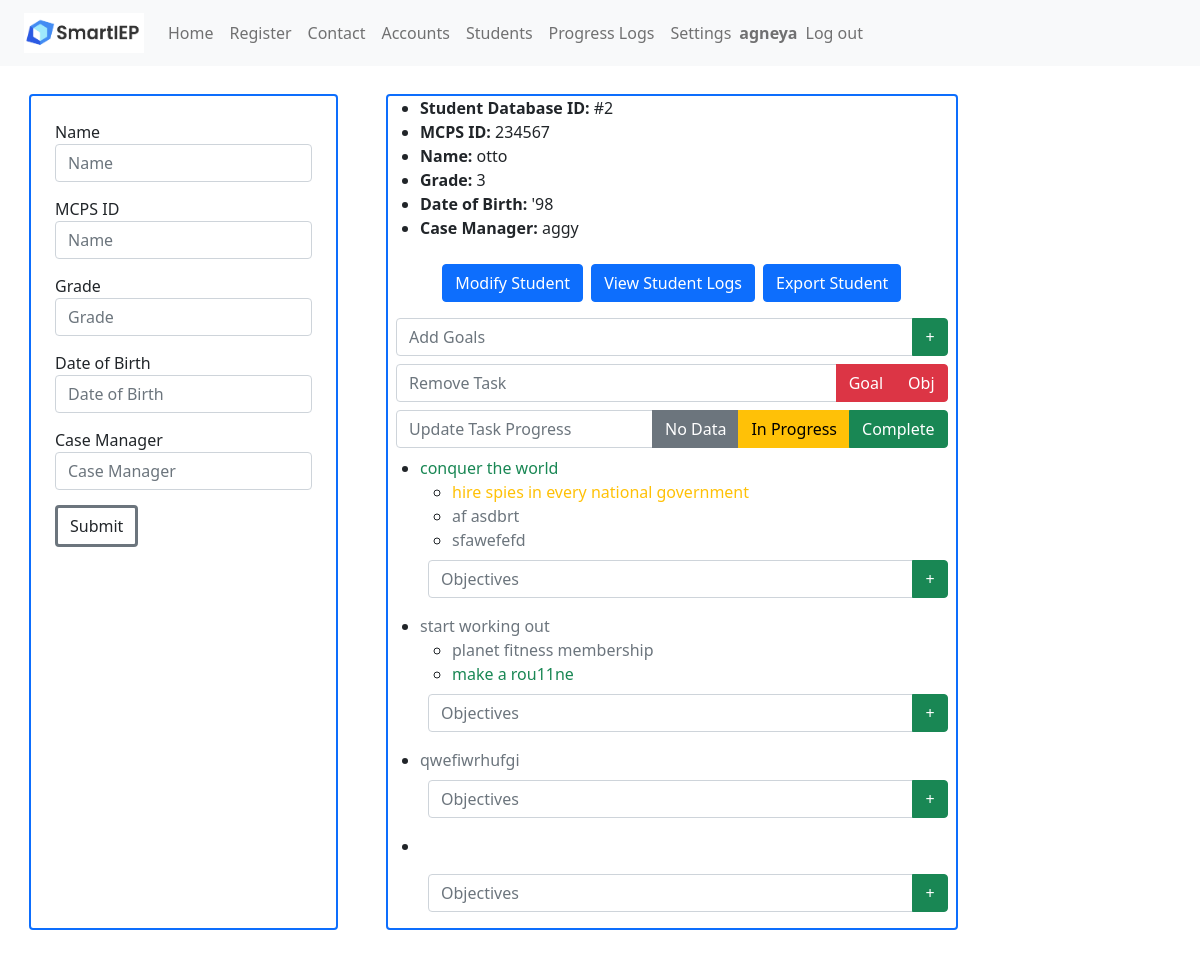
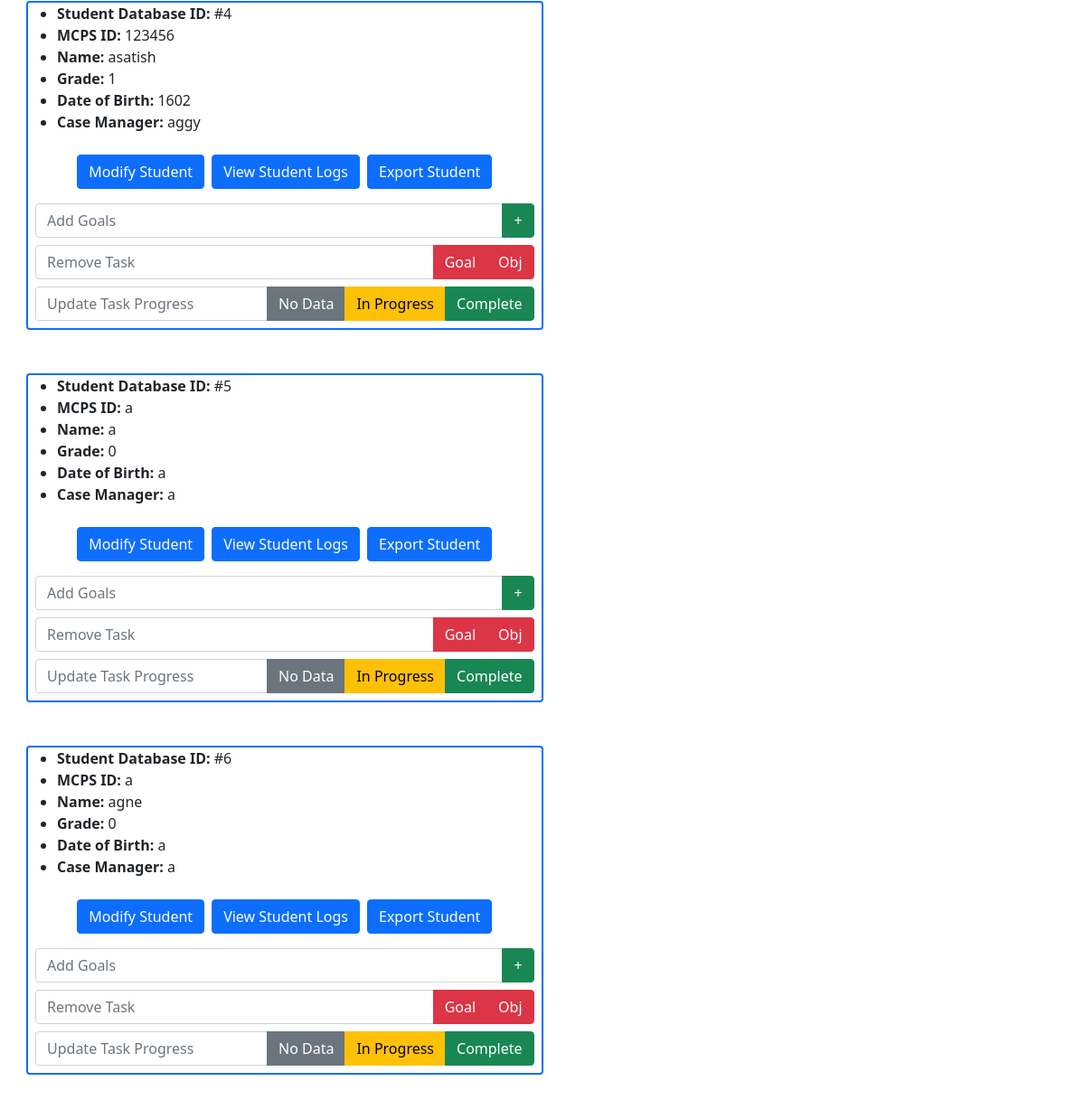
The page /students (signed in) on the database as committed earlier (2 pictures, top to bottom).
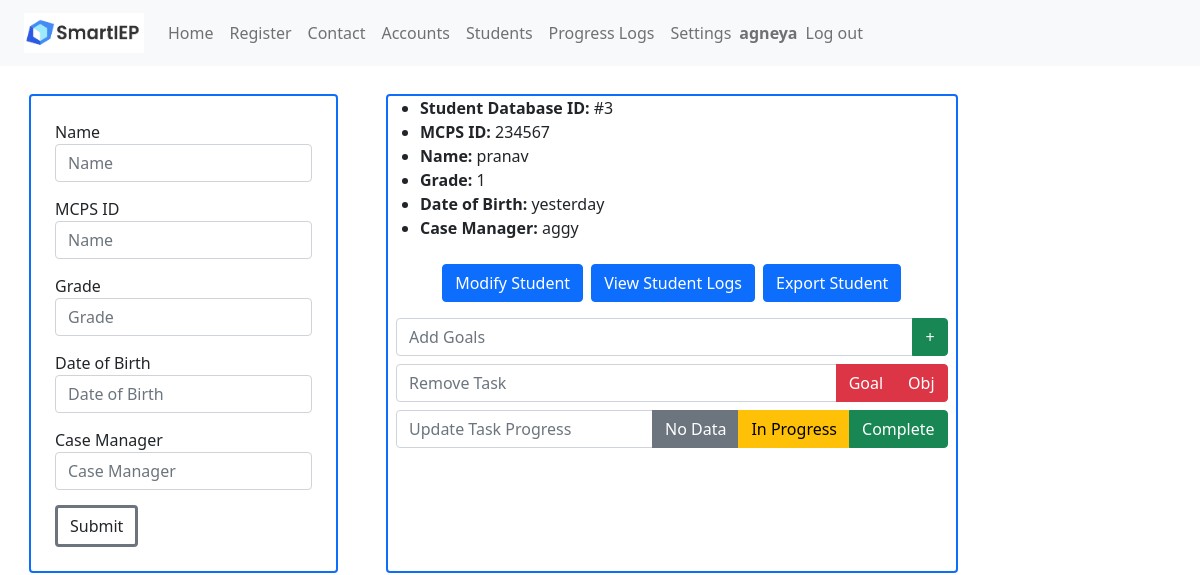
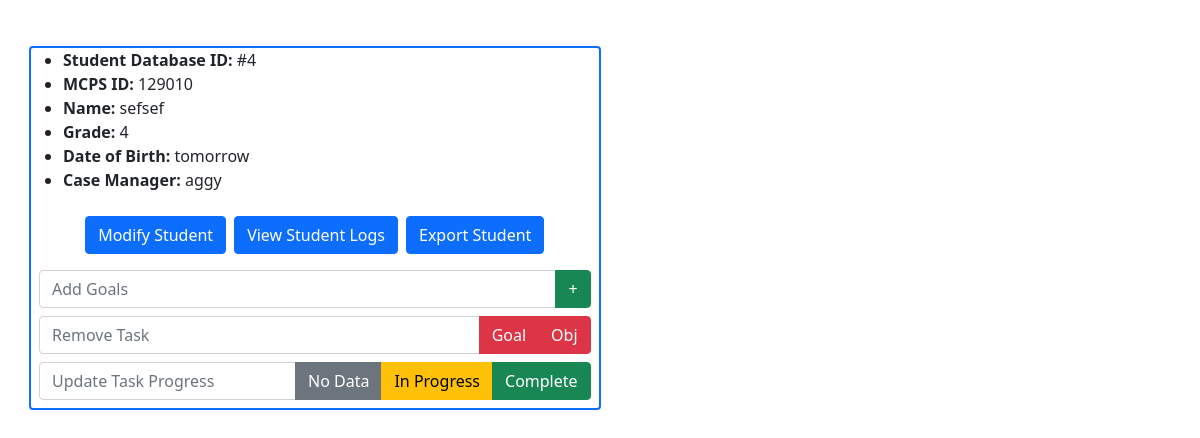
The same page on the database as committed later (2 pictures, top to bottom).
### app.py (models this page shows, shortened)
class Accounts(UserMixin, db.Model):
	__tablename__ = 'accounts'
	account_id = db.Column(db.Integer, primary_key=True)
	callname = db.Column(db.String(200),nullable=False)
	username = db.Column(db.String(200),nullable=False)
	password = db.Column(db.String(200),nullable=False)

class Students(db.Model):
	__tablename__ = 'students'
	student_id = db.Column(db.Integer, primary_key=True)
	school_id = db.Column(db.Integer)
	name = db.Column(db.String(200),nullable=False)
	grade = db.Column(db.Integer)
	dateofbirth = db.Column(db.String(200),nullable=False)
	casemanager = db.Column(db.String(200),nullable=False)
	tasks = db.Column(db.String(500),nullable=False)
	logs = db.Column(db.String(500),nullable=False)

### app.py (the view, shortened to what this page needs)
@main.route("/students", methods=('GET', 'POST'))
@login_required
def students():
	students = Students.query.all()
	return render_template('students.html',students=students)

### app.py (called while the page is built)
@login_manager.user_loader
def load_user(account_id):
    return Accounts.query.get(int(account_id))

@app.context_processor
def utility_processor():
	def parse_tasks(newData):
		if (newData != ""):
			goalArrays = []
			for i in range(MAX_GOALS):
				goalArrays.append([])
			parts = newData[:-1].split(";")
			counter = 0
			for part in parts:
				if part[1] == "[":
					part = re.sub("\[.*?\]","[]",part)
					part = part.replace("[","").replace("]","")
					goalArrays[counter].append(part)
					counter = counter + 1
			for part in parts:
				if part[1] == "(":
					goalKey = int(part[part.find("(")+1:part.find(")")])
					part = re.sub("\(.*?\)","()",part)
					part = part.replace("(","").replace(")","")
					goalArrays[goalKey].append(part)
			return goalArrays
		else:
			return []
	return dict(parse_tasks=parse_tasks)

@app.context_processor
def add_imports():
    return dict(json=json)

### templates/students.html (shortened to what this page needs)
<!DOCTYPE html>
<html lang="en">
    <head>
        <link href="https://cdn.jsdelivr.net/npm/bootstrap@5.0.2/dist/css/bootstrap.min.css" rel="stylesheet">
    </head>
    <header>
      {% include 'nav.html' %}
    </header>
    <body>
        <div class="content">
            <div class="m-4 border border-2 border-primary rounded">
                <form class="m-4" method="post" action="/createstudent">
                    <div class="form-group">
                        <label for="stuname">Name</label>
                        <input class="form-control" name="stuname" id="stuname"
                            placeholder="Name" required>
                    </div>
                    <div class="form-group">
                        <label for="stuschoolid">MCPS ID</label>
                        <input class="form-control" name="stuschoolid" id="stuschoolid"
                            placeholder="Name" required>
                    </div>
                    <div class="form-group">
                        <label for="stugrade">Grade</label>
                        <input type="number" class="form-control" name="stugrade" id="stugrade"
                            placeholder="Grade" required>
                    </div>
                    <div class="form-group">
                        <label for="studob">Date of Birth</label>
                        <input class="form-control" name="studob" id="studob"
                            placeholder="Date of Birth" required>
                    </div>
                    <div class="form-group">
                        <label for="stumanager">Case Manager</label>
                        <input class="form-control" name="stumanager" id="stumanager"
                            placeholder="Case Manager" required>
                    </div>
                    <div class="form-group">
                        <button type="submit" class="btn btn-default border border-secondary border-3">Submit</button>
                    </div>
                </form>
            </div>
            {% for student in students %}
                <div class="m-4 border border-2 border-primary rounded">
                    <ul>
                        <li><b>Student Database ID:</b> #{{ student.student_id }}</li>
                        <li><b>MCPS ID:</b> {{ student.school_id }}</li>
                        <li><b>Name:</b> {{ student.name }}</li>
                        <li><b>Grade:</b> {{ student.grade }}</li>
                        <li><b>Date of Birth:</b> {{ student.dateofbirth }}</li>
                        <li><b>Case Manager:</b> {{ student.casemanager }}</li>
                    </ul>
                    <div class="container">
                        <div class="d-flex justify-content-center align-items-center">
                            <button class="btn btn-primary" type="button" data-toggle="collapse" data-target="#dropDownForm{{ student.student_id }}" aria-expanded="false" aria-controls="dropDownForm">
                                Modify Student
                            </button>
                            <form class="m-2" method="post" action="/viewlogs">
                                <button class="btn btn-primary" name="viewlog" value="viewlog{{ student.student_id }}" type="submit">
                                    View Student Logs
                                </button>
                            </form>
                            <form class="" method="post" action="/exportstudent">
                                <button class="btn btn-primary" name="export_button" value="export_button{{ student.student_id }}" type="submit">
                                    Export Student
                                </button>
                            </form>
                        </div>
                    </div>
                    <div class="m-2">
                        <form method="post" action="/addgoal">
                            <div class="input-group mb-2">
                                <input type="text" class="form-control" name="add_goal{{ student.student_id }}" id="add_goal" placeholder="Add Goals" required>
                                <button type="submit" class="btn btn-success" name="submit_goal" value="submit{{ student.student_id }}">+</button>
                            </div>
                        </form>
                        <form method="post" action="/removegoal">
                            <div class="input-group mb-2">
                                <input type="text" class="form-control" name="remove_goal{{ student.student_id }}" id="remove_goal" placeholder="Remove Task" required>
                                <button type="submit" class="btn btn-danger" name="remove_goal" value="remove{{ student.student_id }}">Goal</button>
                                <button type="submit" class="btn btn-danger" name="remove_obj" formaction="/removeobjective" value="remove_obj{{ student.student_id }}">Obj</button>
                            </div>
                        </form>
                        <form method="post" action="/setprogress">
                            <div class="input-group mb-2">
                                <input type="text" class="form-control" name="set_progress{{ student.student_id }}" id="set_progress" placeholder="Update Task Progress" required>
                                <button type="submit" class="btn btn-secondary" name="setnodata" formaction="/setnodata" value="setnodata{{ student.student_id }}">No Data</button>
                                <button type="submit" class="btn btn-warning" name="setinprogress" formaction="/setinprogress" value="setinprogress{{ student.student_id }}">In Progress</button>
                                <button type="submit" class="btn btn-success" name="setcomplete" formaction="/setcomplete" value="setcomplete{{ student.student_id }}">Complete</button>
                            </div>
                        </form>
                    </div>
                    {% for taskarr in parse_tasks(student.tasks) if not taskarr|length == 0%}
                        <ul class="mt-1">
                            <li>
                                <p style="margin-bottom: 0rem;" class="{% if taskarr[0][0] == '0' %}text-secondary{% elif taskarr[0][0] == '1' %}text-warning{% elif taskarr[0][0] == '2' %}text-success{% endif %}">{{ taskarr[0][1:] }}</p>
                            </li>
                                <ul>
                                    {% set counter = 1%}
                                    {% for objective in taskarr[1:] %}
                                        <li>
                                            <p style="margin-bottom: 0rem;" class="{% if taskarr[loop.index][0] == '0' %}text-secondary{% elif taskarr[loop.index][0] == '1' %}text-warning{% elif taskarr[loop.index][0] == '2' %}text-success{% endif %}">{{ taskarr[loop.index][1:] }}</p>
                                        </li>
                                    {% endfor %}
                                </ul>
                                <form method="post" class="m-2" action="/addobjectives">
                                    <div class="input-group mb-3">
                                      <input type="text" class="form-control" name="{{ student.student_id }}obj{{ loop.index }}" id="add_objective" placeholder="Objectives" required>
                                      <button class="btn btn-success" type="submit" name="add_objective" value="{{ student.student_id }};{{ loop.index }}">+</button>
                                    </div>
                                </form>
                        </ul>
                    {% endfor %}
                </div>
            {% endfor %}
        </div>
    </body>
</html>

### templates/nav.html (shortened to what this page needs)
<nav class="px-4 navbar fixed-top navbar-expand-lg navbar-light bg-light">
    <a class="navbar-brand" href="/"><img src="static\smartieplogo.png" width="120" height="40"></a>
    <div>
      <ul class="navbar-nav mr-auto">
        <li class="nav-item active">
          <a class="nav-link" href="/signin">Home</a>
        </li>
        <li class="nav-item">
          <a class="nav-link" href="/register">Register</a>
        </li>
        <li class="nav-item">
          <a class="nav-link" href="/contactus">Contact</a>
        </li>
        {% if current_user.is_authenticated %}
        <li class="nav-item">
          <a class="nav-link" href="/accounts">Accounts</a>
        </li>
        <li class="nav-item">
          <a class="nav-link" href="/students">Students</a>
        </li>
        <li class="nav-item">
          <a class="nav-link" href="/logs">Progress Logs</a>
        </li>
        <li class="nav-item">
          <a class="nav-link" href="/terminatestudent">Settings</a>
        </li>
        <span style="float: right" class="navbar-text navbar-right">
          <b>{{ current_user.callname }}</b>
        </span>
        <li style="float: right" class="nav-item">
          <a class="nav-link" href="/logout">Log out</a>
        </li>
      </ul>
        {% endif %}
    </div>
  </nav>

### templates/students.html (style rules this page uses)
.form-group { margin-top:15px; }
.content { margin: 5px; width: 100%; display: flex; flex-direction: row; flex-wrap: wrap; }
body { padding-top: 60px; }

Rows that differ between the two databases and show on the page:
removed Students: student_id "2", school_id "234567", name "otto", grade "3", dateofbirth "'98", casemanager "aggy", taskarr "conquer the world" "start working out" "qwefiwrhufgi", taskarr "hire spies in every national government" "af asdbrt" "sfawefefd" "planet fitness membership" "make a rou11ne"
removed Students: student_id "5", school_id "a", name "a", grade "0", dateofbirth "a", casemanager "a"
removed Students: student_id "6", school_id "a", name "agne", grade "0", dateofbirth "a", casemanager "a"
added Students: student_id "3", school_id "234567", name "pranav", grade "1", dateofbirth "yesterday", casemanager "aggy"
changed Students id 4: school_id "123456" → "129010"; name "asatish" → "sefsef"; grade "1" → "4"; dateofbirth "1602" → "tomorrow"
